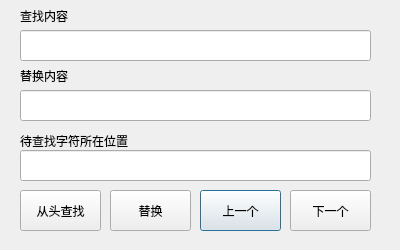
<?xml version="1.0" encoding="UTF-8"?>
<ui version="4.0">
 <class>FindDlg</class>
 <widget class="QDialog" name="FindDlg">
  <property name="geometry">
   <rect>
    <x>0</x>
    <y>0</y>
    <width>400</width>
    <height>250</height>
   </rect>
  </property>
  <property name="sizePolicy">
   <sizepolicy hsizetype="Preferred" vsizetype="Preferred">
    <horstretch>0</horstretch>
    <verstretch>0</verstretch>
   </sizepolicy>
  </property>
  <property name="windowTitle">
   <string>Dialog</string>
  </property>
  <widget class="QLabel" name="label">
   <property name="geometry">
    <rect>
     <x>20</x>
     <y>0</y>
     <width>91</width>
     <height>31</height>
    </rect>
   </property>
   <property name="text">
    <string>查找内容</string>
   </property>
  </widget>
  <widget class="QLineEdit" name="findEdit">
   <property name="geometry">
    <rect>
     <x>20</x>
     <y>30</y>
     <width>351</width>
     <height>31</height>
    </rect>
   </property>
  </widget>
  <widget class="QLabel" name="label_2">
   <property name="geometry">
    <rect>
     <x>20</x>
     <y>130</y>
     <width>151</width>
     <height>21</height>
    </rect>
   </property>
   <property name="text">
    <string>待查找字符所在位置</string>
   </property>
  </widget>
  <widget class="QLineEdit" name="resultEdit">
   <property name="geometry">
    <rect>
     <x>20</x>
     <y>150</y>
     <width>351</width>
     <height>31</height>
    </rect>
   </property>
   <property name="cursor">
    <cursorShape>ArrowCursor</cursorShape>
   </property>
   <property name="contextMenuPolicy">
    <enum>Qt::PreventContextMenu</enum>
   </property>
   <property name="text">
    <string/>
   </property>
   <property name="readOnly">
    <bool>true</bool>
   </property>
  </widget>
  <widget class="QPushButton" name="previousButton">
   <property name="geometry">
    <rect>
     <x>200</x>
     <y>190</y>
     <width>81</width>
     <height>41</height>
    </rect>
   </property>
   <property name="text">
    <string>上一个</string>
   </property>
  </widget>
  <widget class="QPushButton" name="findButton">
   <property name="geometry">
    <rect>
     <x>20</x>
     <y>190</y>
     <width>81</width>
     <height>41</height>
    </rect>
   </property>
   <property name="text">
    <string>从头查找</string>
   </property>
  </widget>
  <widget class="QPushButton" name="nextButton">
   <property name="geometry">
    <rect>
     <x>290</x>
     <y>190</y>
     <width>81</width>
     <height>41</height>
    </rect>
   </property>
   <property name="text">
    <string>下一个</string>
   </property>
  </widget>
  <widget class="QLineEdit" name="replaceEdit">
   <property name="geometry">
    <rect>
     <x>20</x>
     <y>90</y>
     <width>351</width>
     <height>31</height>
    </rect>
   </property>
  </widget>
  <widget class="QLabel" name="label_3">
   <property name="geometry">
    <rect>
     <x>20</x>
     <y>60</y>
     <width>91</width>
     <height>31</height>
    </rect>
   </property>
   <property name="text">
    <string>替换内容</string>
   </property>
  </widget>
  <widget class="QPushButton" name="replaceButton">
   <property name="geometry">
    <rect>
     <x>110</x>
     <y>190</y>
     <width>81</width>
     <height>41</height>
    </rect>
   </property>
   <property name="text">
    <string>替换</string>
   </property>
  </widget>
 </widget>
 <resources/>
 <connections/>
</ui>
